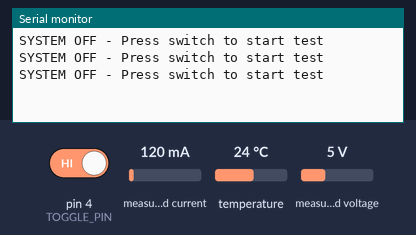
Recording of a sketch running on a simulated Arduino Uno, built with avr-gcc and run on an emulated ATmega328P. Shown: the last lines printed to the serial monitor. The inputs (shaded band) are chosen by the test bench; at power-on: pin 4 (TOGGLE_PIN) HIGH, measured current 120 mA, temperature 24 °C, measured voltage 5 V. Random numbers use the default seed unless the sketch sets one.

Above: at 4.8 s.
4.9 s: pin 4 (TOGGLE_PIN) driven LOW
At 7.6 s:
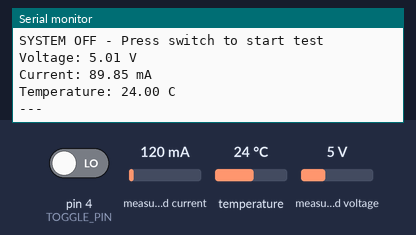
8.3 s: measured current set to 40 mA
At 10.7 s:
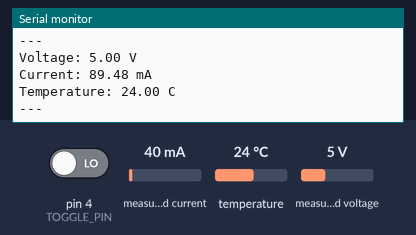
11.0 s: temperature set to 12 °C
At 13.2 s:
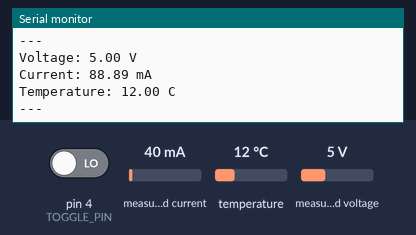
13.7 s: measured voltage set to 0.3 V
At 16.1 s:
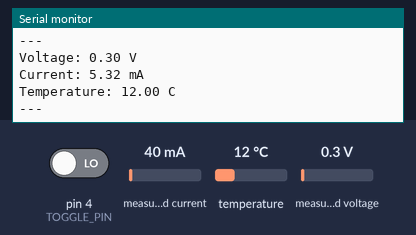
16.4 s: temperature set to 19 °C
At 18.7 s:
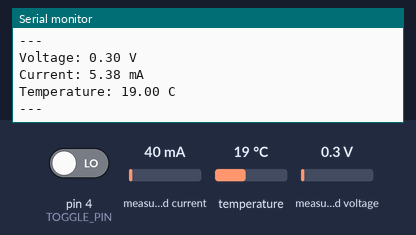
19.1 s: measured current set to 500 mA
At 22.1 s:
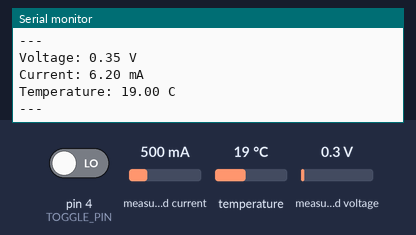
Timing chart, 0 to 22.8 s (numbered marks = the images above; inputs shaded):
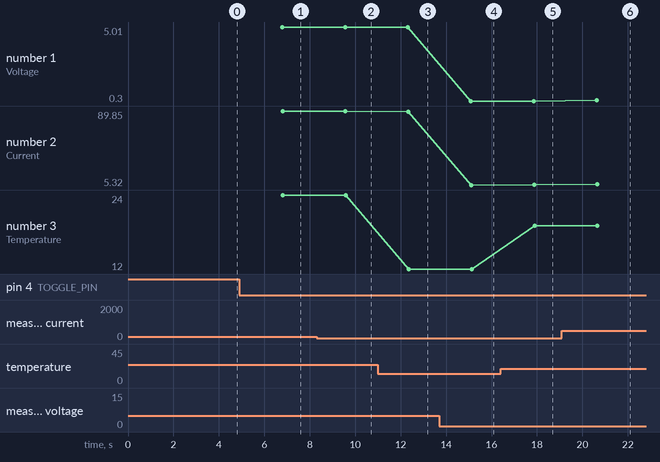

Measured:
- after the input at 4.9 s, the serial monitor: prints a new line after 1.9 s (image 1)
- after the input at 8.3 s, the serial monitor: prints a new line after 1.3 s (image 2)
- after the input at 11.0 s, the serial monitor: prints a new line after 1.4 s (image 3)
- after the input at 13.7 s, the serial monitor: prints a new line after 1.4 s (image 4)
- after the input at 16.4 s, the serial monitor: prints a new line after 1.5 s (image 5)
- after the input at 19.1 s, the serial monitor: prints a new line after 1.5 s (image 6)
- plotted number 1: 5.01 → 5 after the input at 8.3 s, 5 → 0.3 after the input at 13.7 s, 0.3 → 0.35 after the input at 19.1 s
- plotted number 2: 89.85 → 89.48 after the input at 8.3 s, 88.89 → 5.32 after the input at 13.7 s, 5.38 → 6.2 after the input at 19.1 s

The sketch:

code.ino
```cpp
#include <Wire.h>
#include <Adafruit_INA219.h>
#include <OneWire.h>
#include <DallasTemperature.h>

// Setup pins
#define ONE_WIRE_BUS 2
const int TOGGLE_PIN = 4; // Switch connected to Pin 4 and GND

OneWire oneWire(ONE_WIRE_BUS);
DallasTemperature sensors(&oneWire);
Adafruit_INA219 ina219;

void setup(void) {
  Serial.begin(9600);
  pinMode(TOGGLE_PIN, INPUT_PULLUP); // Use internal resistor

  sensors.begin();
  if (!ina219.begin()) {
    while (1) { delay(10); }
  }
  randomSeed(analogRead(0));
}

void loop(void) {
  // Check the switch state
  // LOW means the switch is closed (connected to GND)
  if (digitalRead(TOGGLE_PIN) == LOW) {

    // --- START OF YOUR DATA LOGIC ---
    float busvoltage = ina219.getBusVoltage_V();
    float shuntvoltage = ina219.getShuntVoltage_mV();
    float live_voltage_V = busvoltage + (shuntvoltage / 1000.0);

    sensors.requestTemperatures();
    float live_temp_C = sensors.getTempCByIndex(0);

    float ideal_current_mA = (live_voltage_V / 56.0) * 1000.0;
    float random_noise = random(-50, 51) / 100.0;
    float realistic_current_mA = ideal_current_mA + random_noise;

    Serial.print("Voltage: "); Serial.print(live_voltage_V, 2); Serial.println(" V");
    Serial.print("Current: "); Serial.print(realistic_current_mA, 2); Serial.println(" mA");
    Serial.print("Temperature: "); Serial.print(live_temp_C, 2); Serial.println(" C");
    Serial.println("---");
    // --- END OF DATA LOGIC ---

  } else {
    // Switch is OFF (Open)
    Serial.println("SYSTEM OFF - Press switch to start test");
  }

  delay(2000);
}
```
